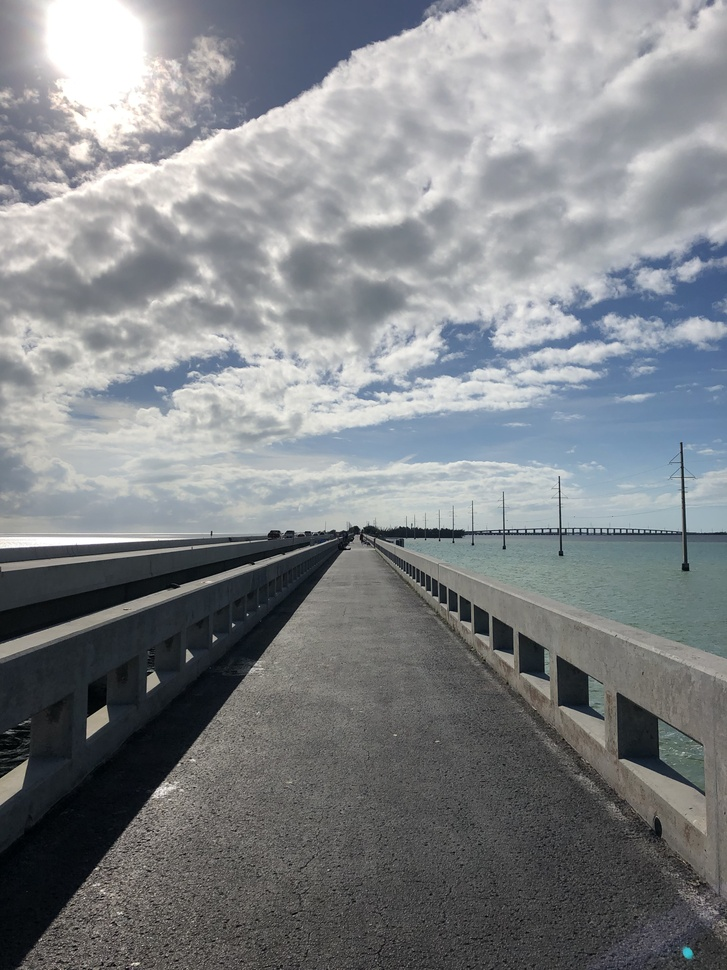
#> input picture data/walk.jpg, 727 x 970 px, shrunk from 3024 x 4032 before the run
$ python main.py
#> lines starting #> are read from the running program, lines starting #| are printed output that depends on the picture; after the words box and inside, x2 and y2 are one past the last pixel; in counts of white or black regions, pixels touching at a corner belong together
### filter.py
import numpy as np
from scipy.ndimage import convolve
import cv2

# luminance: luminance channel of an image
# [16 lines left out: functions sobel_x, sobel_y, not called in this run]

def bilateral(input, distance=15, sigmaColor=100, sigmaSpace=100, useCV2=True):
    if useCV2:
        return cv2.bilateralFilter(input, distance, sigmaColor, sigmaSpace)

### quantization.py
import numpy as np

# luminance: luminance channel of an image
def linear_quantization(luminance, bin_size=10, sharpness=5.0):
    min_L = int(np.min(luminance))
    max_L = int(np.max(luminance))
    bins = np.array(range(min_L, max_L, bin_size))
    bin_centers = (bins[1:]+bins[:-1])/2
    q_nearest = bins[np.digitize(luminance, bin_centers)] # nearest bin
    return q_nearest + (bin_size/2*np.tanh((luminance-q_nearest)*sharpness))

### edge_detection.py
import numpy as np
from scipy.ndimage import gaussian_filter
from filter import sobel_x, sobel_y
import cv2
import skimage

# luminance: luminance channel of an image
# [12 lines left out: function gaussian_edge_detection, not called in this run]

def canny_edge_detection(luminance, minVal, maxVal, useCV2=True):
    if useCV2: # use faster cv2 implementation
        edges = skimage.img_as_float(cv2.Canny(np.uint8(luminance), minVal, maxVal))
        edges -= 0.5
        edges *= -1
        edges += 0.5
        return edges

    # gaussian filter to reduce noise
    filtered = gaussian_filter(luminance, sigma=1.0)

    # sobel filter to get gradient and direction
    G_x = sobel_x(filtered)
    G_y = sobel_y(filtered)
    G = np.nan_to_num(np.sqrt(G_x + G_y))
    angle = np.arctan(G_y/G_x) # [-pi/2,pi/2]
    angle /= np.pi/2 # [-1,1]
    angle = np.round(angle)
    angle = np.abs(angle) # [0, 1]
    # 0 = horizontal direction
    # 1 = vertical direction

    # non-maximum suppression
    M, N = filtered.shape
    left_shift = np.zeros((M, N))
    left_shift[:M-1,:] = filtered[1:,:]

    right_shift = np.zeros((M, N))
    right_shift[1:,:] = filtered[:M-1,:]

    up_shift = np.zeros((M, N))
    up_shift[:,:N-1] = filtered[:,1:]

    down_shift = np.zeros((M, N))
    down_shift[:,1:] = filtered[:,:N-1]

    local_max_horizontal = (filtered == np.maximum(np.maximum(right_shift, left_shift), filtered)).astype(int)

    local_max_vertical = (filtered == np.maximum(np.maximum(up_shift, down_shift), filtered)).astype(int)

    suppressed = angle * local_max_horizontal + (angle*-1+1) * local_max_vertical

    # Hysteresis thresholding

    G *= suppressed
    strong = 1
    weak = 0.75
    minVal = 0.1
    maxVal = 0.5
    G[G<=minVal] = 0
    G[G>=maxVal] = strong

    G[np.logical_and(np.less(G,maxVal), np.greater(G,minVal))] = weak

    img = G
    M, N = img.shape
    for i in range(1, M-1):
        for j in range(1, N-1):
            if (img[i,j] == weak):
                try:
                    if ((img[i+1, j-1] >= strong) or (img[i+1, j] >= strong) or (img[i+1, j+1] >= strong)
                        or (img[i, j-1] >= strong) or (img[i, j+1] >= strong)
                        or (img[i-1, j-1] >= strong) or (img[i-1, j] >= strong) or (img[i-1, j+1] == strong)):
                        img[i, j] = strong
                    else:
                        img[i, j] = 0
                except IndexError as e:
                    pass

    edges = img - 1
    edges *= -1
    return edges

### combination.py
from skimage.color import gray2rgb

# fill_img: RGB image
# edge_img: Grayscale image [0,1]
def combine_edge_as_albedo(fill_img, edge_img, threshold=0.5):
    albedo = gray2rgb(edge_img)
    albedo[albedo >= threshold] = 1
    return fill_img * albedo

def combine_edge_as_cutoff(fill_img, edge_img, threshold=0.5):
    cut = gray2rgb(edge_img)
    cut[cut >= threshold] = 1
    cut[cut < threshold] = 0
    return fill_img * cut

### main.py
#!/usr/bin/python
import os
import numpy as np
import skimage
from skimage import io, color
from quantization import linear_quantization
from edge_detection import gaussian_edge_detection, canny_edge_detection
from combination import combine_edge_as_albedo, combine_edge_as_cutoff
from filter import bilateral

### 1. Bilateral Filtering Cartoonization (BLF)
if not os.path.isdir('./results'):
    os.mkdir('./results')

## Step 1: rgb to lab
img_name = "walk"
filetype = "jpg"
filename = './data/'+img_name+"."+filetype
rgb = skimage.img_as_float32(io.imread(filename))
lab = skimage.img_as_float32(color.rgb2lab(rgb))
#> lab: shape (970, 727, 3) float32; mean of channels 0, 1, 2 53.8, -0.5, -2.2

## Step 2: bilateral filter
distance = 15
sigmaColor = 100
sigmaSpace = 100
bil_lab = bilateral(lab, distance, sigmaColor, sigmaSpace)
#> in bilateral, `return cv2.bilateralFilter(input, distance, sigmaColor, sigmaSpace)`:
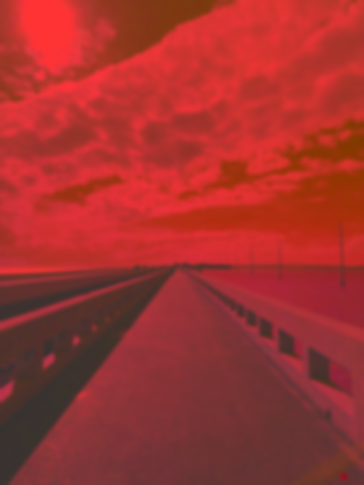
#> returned value: shape (970, 727, 3) float32 (shown at 1/2 size); mean of channels 0, 1, 2 53.8, -0.5, -2.2; drawn with min black and max white

## Step 3: luminance quantization
bin_size = 10
sharpnessQ = 5.0
Q_L = linear_quantization(bil_lab[:,:,0], bin_size, sharpnessQ)
#> in linear_quantization, `min_L = int(np.min(luminance))`: min_L = 1
#> in linear_quantization, `max_L = int(np.max(luminance))`: max_L = 100
#> in linear_quantization, `q_nearest = bins[np.digitize(luminance, bin_centers)]`:
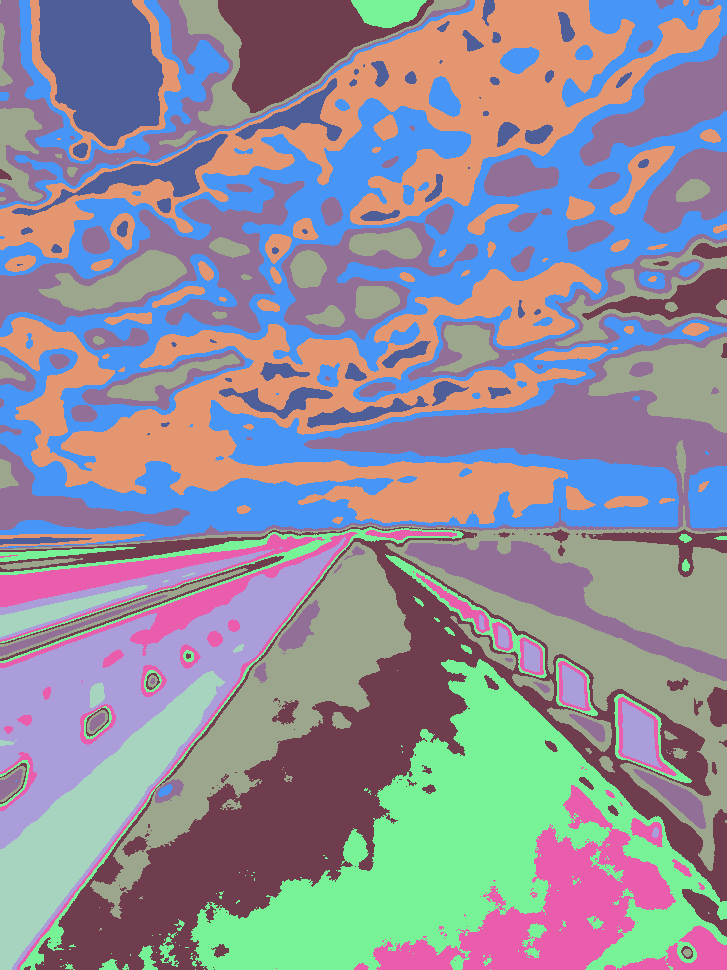
#> q_nearest: shape (970, 727) int64; 10 distinct labels, from 1 to 91; one colour per label, 0 black
#> in linear_quantization, `q_nearest = bins[np.digitize(luminance, bin_centers)]`:
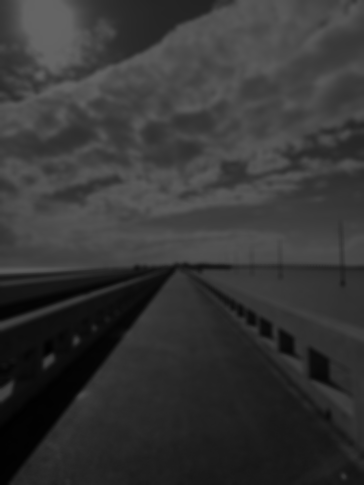
#> luminance: shape (970, 727) float32 (shown at 1/2 size); min 1.26, max 100, mean 53.8
Q = np.copy(bil_lab)
Q[:,:,0] = Q_L
#> Q: shape (970, 727, 3) float32; mean of channels 0, 1, 2 53.8, -0.5, -2.2
Q_rgb = color.lab2rgb(Q)
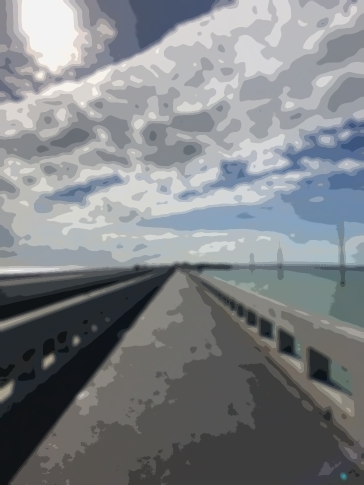
#> Q_rgb: shape (970, 727, 3) float32 (shown at 1/2 size); mean R, G, B 0.503, 0.518, 0.529

## Step 4: edge detection
sigmaEdge = 3.0
sharpnessEdge = 3.0
minVal = 40
maxVal = 50
#edges = gaussian_edge_detection(bil_lab[:,:,0], sigmaEdge, sharpnessEdge)
edges = canny_edge_detection(lab[:,:,0], minVal, maxVal)
#> in canny_edge_detection, `edges = skimage.img_as_float(cv2.Canny(np.uint8(luminance), minVal, ma..`:
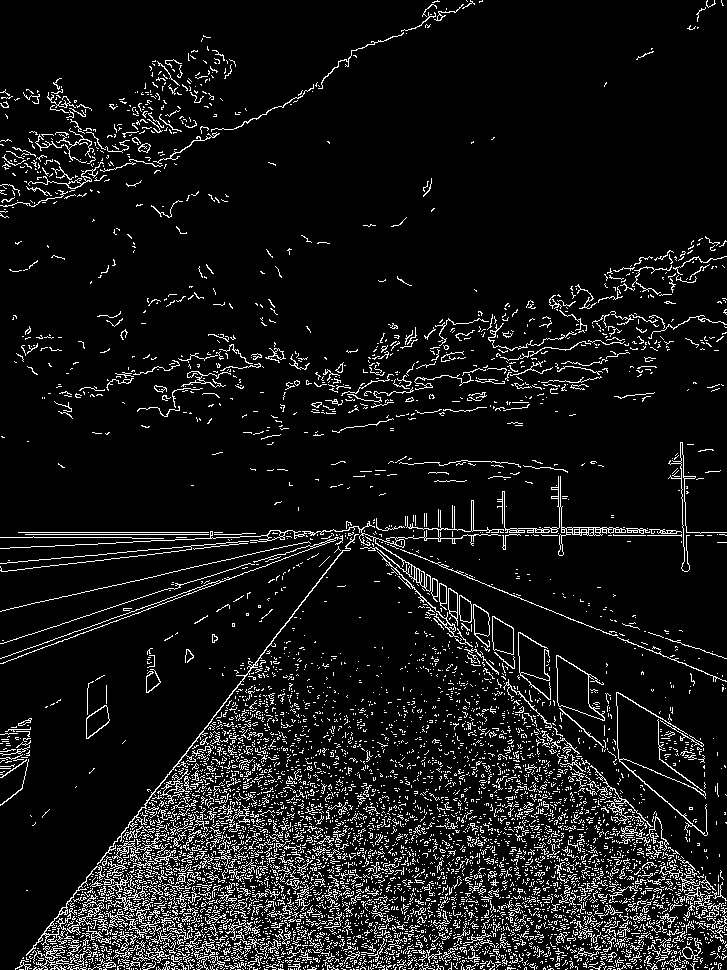
#> edges: shape (970, 727) float64; values 0 (black) and 1 (white), 8.5% white in thin lines or dots


## Step 5: combine images
threshold = 0.5
final_alb = combine_edge_as_albedo(Q_rgb, edges, threshold)
#> in combine_edge_as_albedo, `return fill_img * albedo`:
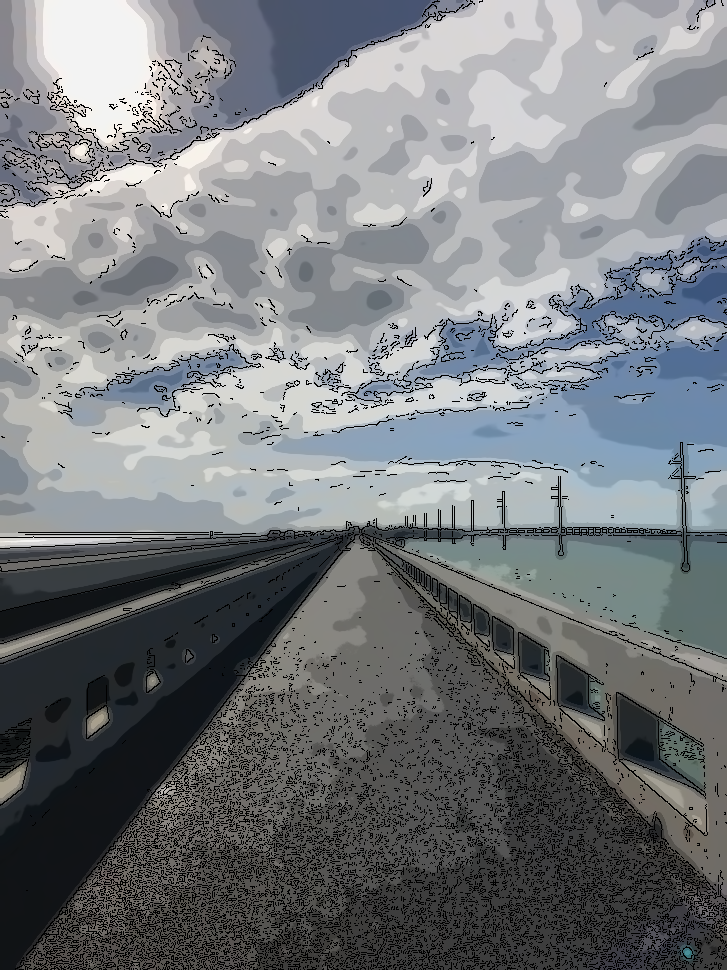
#> returned value: shape (970, 727, 3) float64; mean of channels 0, 1, 2 0.468, 0.481, 0.494; drawn as R, G, B
final_cut = combine_edge_as_cutoff(Q_rgb, edges, threshold)


# uncomment to save og_lab
"""
io.imsave("results/"+img_name+"_og_lab.jpg", lab)
"""

# uncomment to save bil_lab
"""
io.imsave("results/"+img_name+"_bil_lab.jpg", bil_lab)
"""
# uncomment to save bil_L
"""
io.imsave("results/"+img_name+"_bil_L.jpg", bil_lab[:,:,0])
"""

# uncomment to save Q_lab
"""
io.imsave("results/"+img_name+"_Q_lab.jpg", Q)
"""
# uncomment to save Q_L
"""
io.imsave("results/"+img_name+"_Q_L.jpg", Q_L)
"""
# uncomment to save Q_rgb
#"""
#> (the run stopped early here; a loop or call above may not have finished)

$ run again, with data/boat.jpg copied over data/walk.jpg
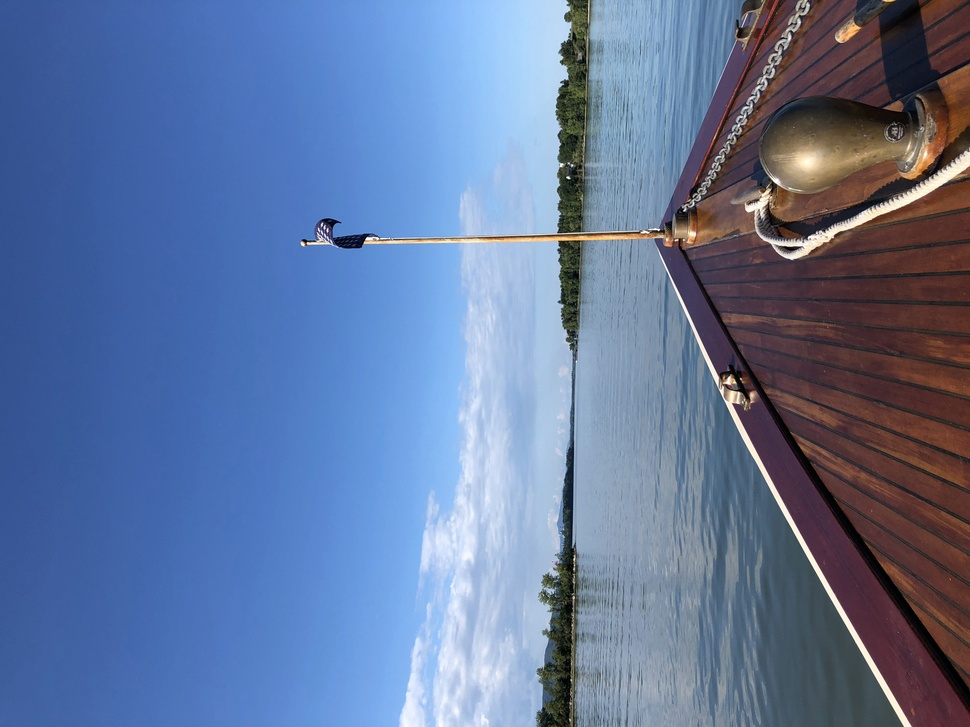
#> input picture data/boat.jpg, 970 x 727 px, shrunk from 4032 x 3024 before the run
#> lab: shape (727, 970, 3) float32; mean of channels 0, 1, 2 49, 5, -21.7
#> min_L = 1
#> max_L = 94
#> q_nearest: shape (727, 970) int64; 10 distinct labels, from 1 to 91
#> Q: shape (727, 970, 3) float32; mean of channels 0, 1, 2 49.1, 5, -21.7
#> in canny_edge_detection, `edges = skimage.img_as_float(cv2.Canny(np.uint8(luminance), minVal, ma..`:
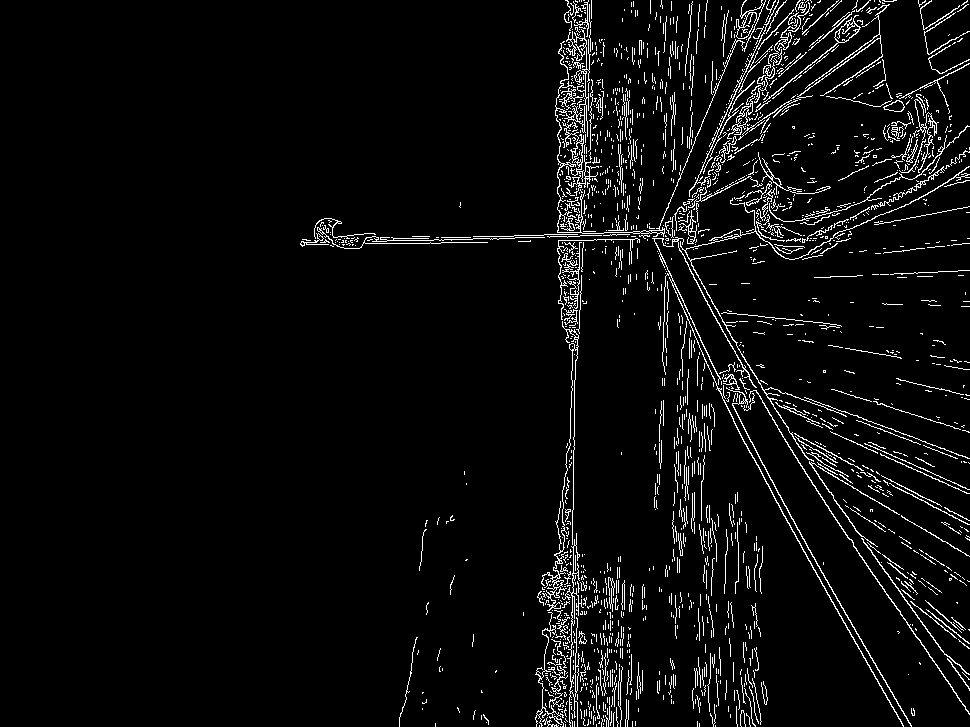
#> edges: shape (727, 970) float64; values 0 (black) and 1 (white), 4.6% white in thin lines or dots, all inside (x1, y1, x2, y2) = (300, 0, 970, 727)
#> in combine_edge_as_albedo, `return fill_img * albedo`:
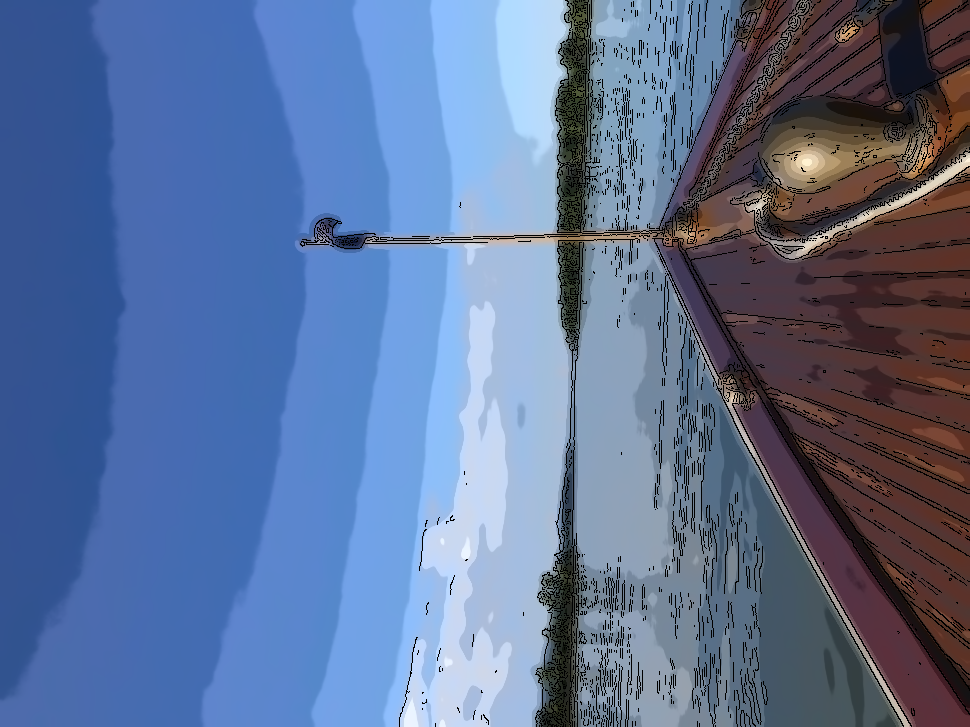
#> returned value: shape (727, 970, 3) float64; mean of channels 0, 1, 2 0.365, 0.442, 0.591; drawn as R, G, B

$ run again, with data/cat.jpg copied over data/walk.jpg
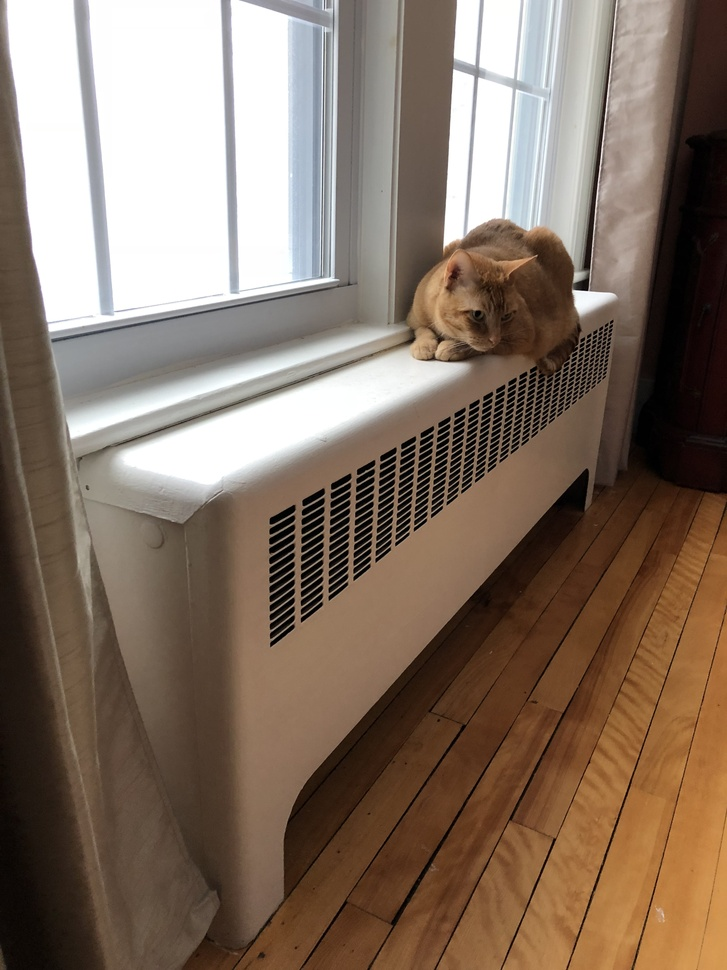
#> input picture data/cat.jpg, 727 x 970 px, shrunk from 3024 x 4032 before the run
#> lab: shape (970, 727, 3) float32; mean of channels 0, 1, 2 48.3, 5.6, 11.1
#> min_L = 0
#> max_L = 100
#> q_nearest: shape (970, 727) int64; 10 distinct labels, from 0 to 90
#> Q: shape (970, 727, 3) float32; mean of channels 0, 1, 2 47.9, 5.6, 11.1
#> in canny_edge_detection, `edges = skimage.img_as_float(cv2.Canny(np.uint8(luminance), minVal, ma..`:
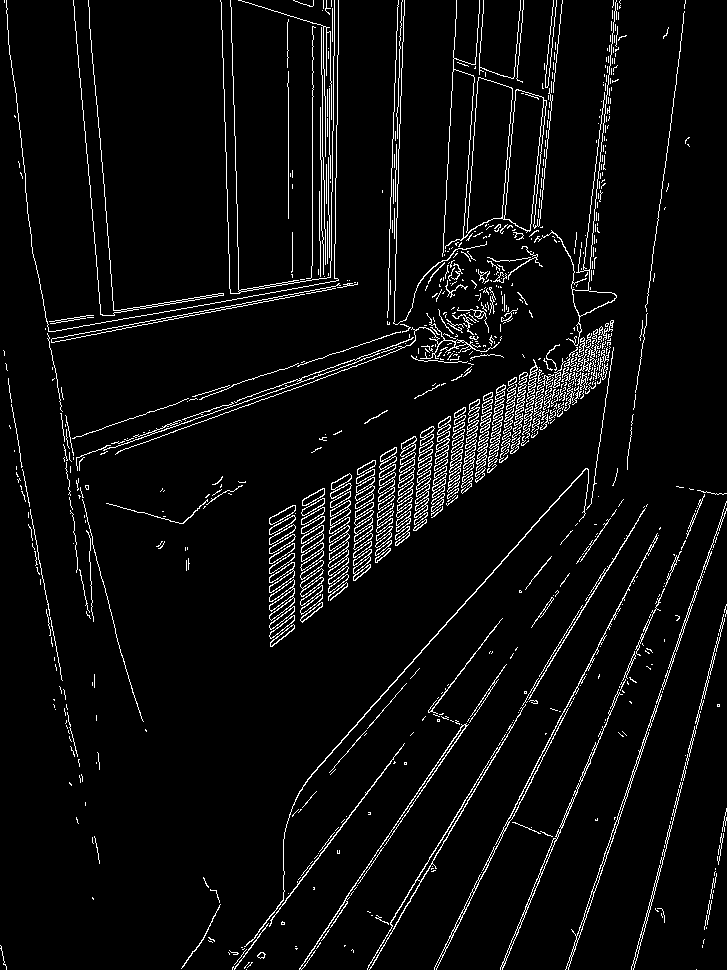
#> edges: shape (970, 727) float64; values 0 (black) and 1 (white), 5% white in thin lines or dots
#> albedo: shape (970, 727, 3) float64; values 0 (black) and 1 (white), 95% white; black in thin lines or dots
#> in combine_edge_as_albedo, `return fill_img * albedo`:
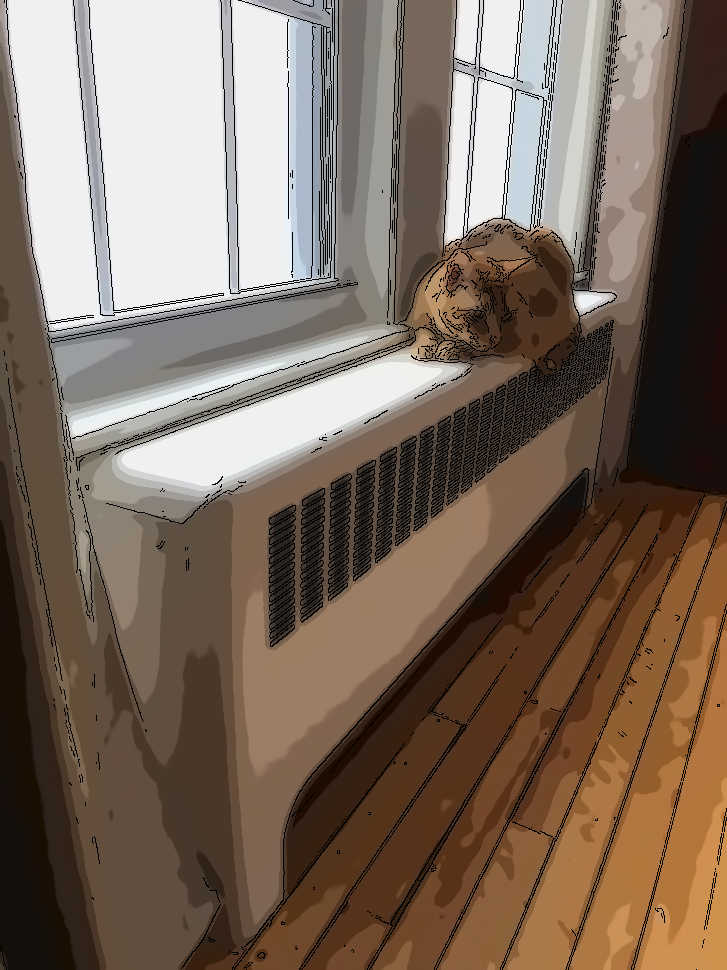
#> returned value: shape (970, 727, 3) float64; mean of channels 0, 1, 2 0.492, 0.425, 0.371; drawn as R, G, B
